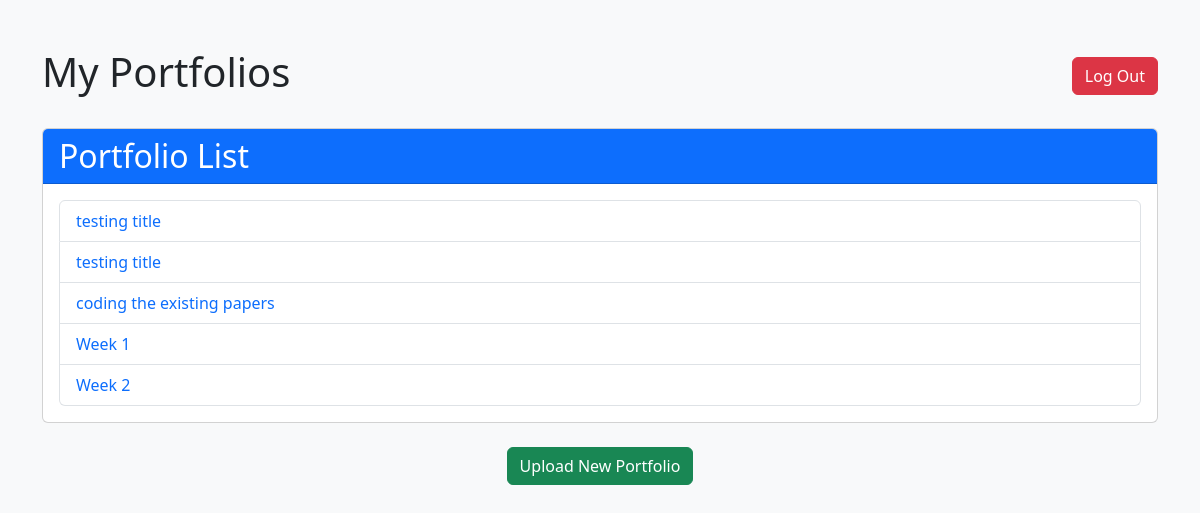
The page /portfolios/ on the database its author committed.
### project_app/models.py (models this page shows, shortened)
class Portfolio(models.Model):
    intern = models.ForeignKey(Intern, on_delete=models.CASCADE)
    title = models.CharField(max_length=255)  # Add this line
    description = models.TextField()
    contribution = models.TextField()  # Detailed contribution during OJT
    upload_date = models.DateTimeField(auto_now_add=True)

### project_app/views.py (the view)
# urls.py: path('portfolios/', views.portfolio_list_view, name='portfolio_list'),
def portfolio_list_view(request):
    portfolios = Portfolio.objects.all()  # Or however you want to retrieve your portfolios
    return render(request, 'analyzer_app/portfolio_list.html', {'portfolios': portfolios})

### project_app/templates/analyzer_app/portfolio_list.html (shortened to what this page needs)
<!DOCTYPE html>
<html>
<head>
    <link href="https://cdn.jsdelivr.net/npm/bootstrap@5.3.0-alpha3/dist/css/bootstrap.min.css" rel="stylesheet">
</head>
<body class="bg-light">
    <div class="container mt-5">
        <div class="d-flex justify-content-between align-items-center mb-4">
            <h1 class="text-center">My Portfolios</h1>
            <a href="{% url 'logout' %}" class="btn btn-danger">Log Out</a>
        </div>
        <div class="card">
            <div class="card-header bg-primary text-white">
                <h2 class="mb-0">Portfolio List</h2>
            </div>
            <div class="card-body">
                <ul class="list-group">
                    {% for portfolio in portfolios %}
                        <li class="list-group-item">
                            <a href="{% url 'portfolio_analysis' portfolio.id %}" class="text-decoration-none">
                                {{ portfolio.title }}
                            </a>
                        </li>
                    {% empty %}
                        <li class="list-group-item text-muted">No portfolios available yet.</li>
                    {% endfor %}
                </ul>
            </div>
        </div>
        <div class="text-center mt-4">
            <a href="{% url 'upload_portfolio' %}" class="btn btn-success">Upload New Portfolio</a>
        </div>
    </div>
</body>
</html>

### rows shown on the page
Portfolio: title "testing title"
Portfolio: title "testing title"
Portfolio: title "coding the existing papers"
Portfolio: title "Week 1"
Portfolio: title "Week 2"
